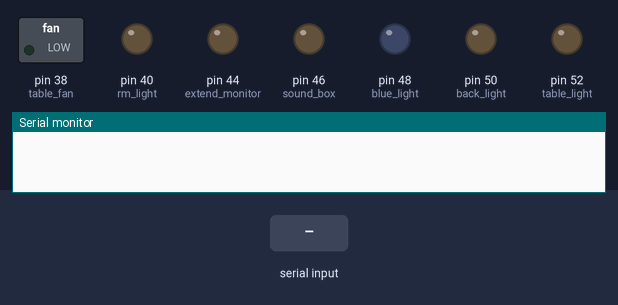
This sketch was run on a simulated Arduino Mega 2560, built with avr-gcc and run on an emulated ATmega2560. On the bench: switched loads named in the sketch (green lamp = pin HIGH), output pins drawn as LEDs (lit = HIGH), the last lines printed to the serial monitor. Inputs (shaded band) come from the test bench.

Above: at 1.2 s.
1.3 s: "50" received over Serial
At 2.5 s:
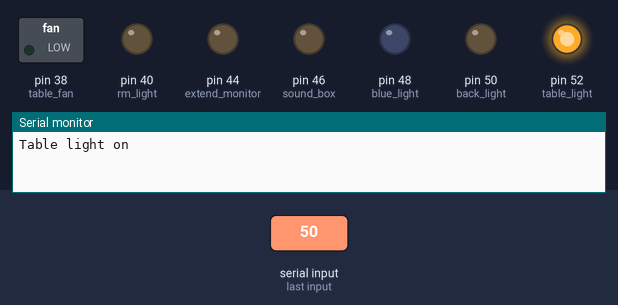
2.8 s: "53" received over Serial
At 3.7 s:
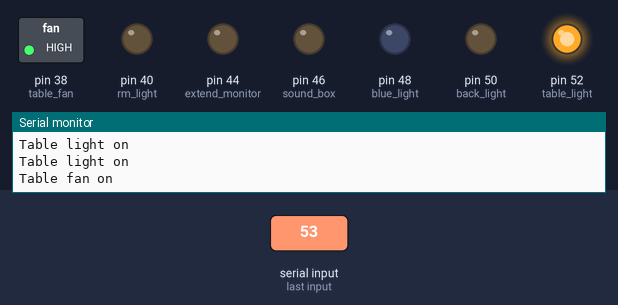
4.3 s: "121" received over Serial
At 4.8 s:
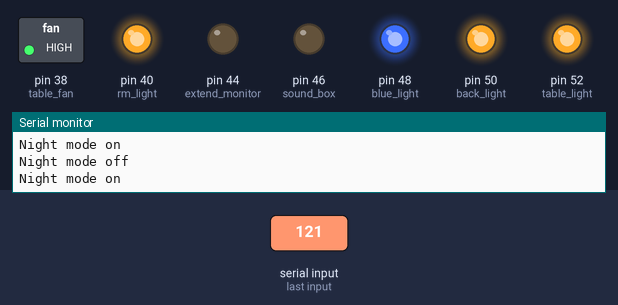
5.8 s: "49" received over Serial
At 7.0 s:
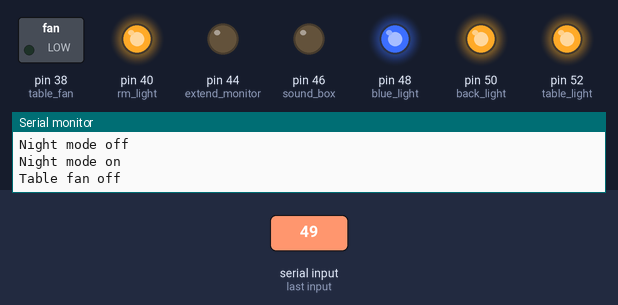
7.3 s: "116" received over Serial
At 8.3 s:
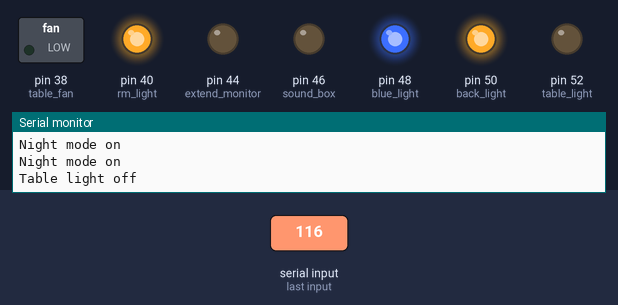
8.8 s: "113" received over Serial
At 9.5 s:
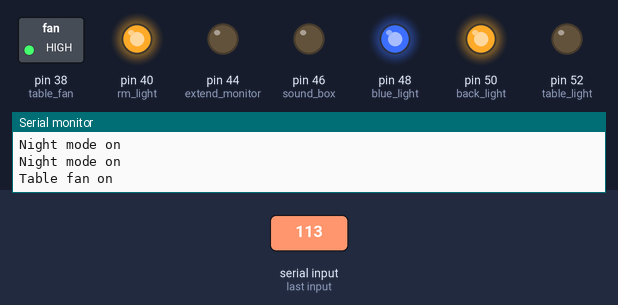
Timing chart, 0 to 11.3 s (numbered marks = the images above; inputs shaded):
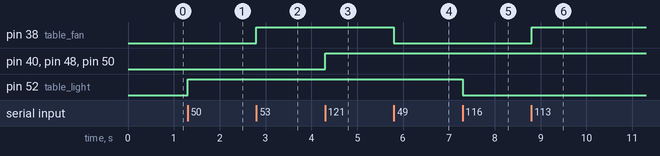

The sketch:

code.ino
```cpp
#define extend_monitor 44 //e/r-101/114

#define table_light 52 //5/6-53/54
#define rm_light 40    //t/y-116/121
#define blue_light 48  //q/w-113/119
#define table_fan 38   //3/4-51/52
#define back_light 50  //7/8-55/56
#define sound_box 46   //u/i-117/105

void setup()
{
  pinMode(extend_monitor, OUTPUT);

  pinMode(table_light, OUTPUT);
  pinMode(rm_light, OUTPUT);
  pinMode(blue_light, OUTPUT);
  pinMode(table_fan, OUTPUT);
  pinMode(back_light, OUTPUT);
  pinMode(sound_box, OUTPUT);

  Serial.begin(9600);
}

void loop()
{

  if (Serial.available() > 0)
  {

    String val = "";

    while (Serial.available() > 0)
    {
      val += String(Serial.read());
    }

    if (val == "49")
    {
      digitalWrite(rm_light, HIGH);   // off
      digitalWrite(blue_light, HIGH); // on
      digitalWrite(back_light, HIGH); // on
      Serial.println("Night mode on");
    }
    else if (val == "50")
    {
      digitalWrite(rm_light, LOW);   // on
      digitalWrite(blue_light, LOW); // off
      digitalWrite(back_light, LOW); // off
      Serial.println("Night mode off");
    }
    else if (val == "53")
    {
      digitalWrite(table_light, HIGH);
      Serial.println("Table light on");
    }
    else if (val == "54")
    {
      digitalWrite(table_light, LOW);
      Serial.println("Table light off");
    }
    else if (val == "121")
    {
      digitalWrite(rm_light, HIGH);
      Serial.println("Room light off");
    }
    else if (val == "116")
    {
      digitalWrite(rm_light, LOW);
      digitalWrite(blue_light, LOW);
      Serial.println("Room light on");
    }
    else if (val == "113")
    {
      digitalWrite(blue_light, HIGH);
      digitalWrite(rm_light, HIGH);
      Serial.println("Blue light on");
    }
    else if (val == "119")
    {
      digitalWrite(blue_light, LOW);
      Serial.println("Blue light off");
    }
    else if (val == "51")
    {
      digitalWrite(table_fan, HIGH);
      Serial.println("Table fan on");
    }
    else if (val == "52")
    {
      digitalWrite(table_fan, LOW);
      Serial.println("Table fan off");
    }
    else if (val == "55")
    {
      digitalWrite(back_light, HIGH);
      Serial.println("Back light on");
    }
    else if (val == "56")
    {
      digitalWrite(back_light, LOW);
      Serial.println("Back light off");
    }
    else if (val == "117")
    {
      digitalWrite(sound_box, HIGH);
      Serial.println("Sound box on");
    }
    else if (val == "105")
    {
      digitalWrite(sound_box, LOW);
      Serial.println("Sound box off");
    }
    else if (val == "101")
    {
      digitalWrite(extend_monitor, LOW);
      Serial.println("Extend monitor on");
    }
    else if (val == "114")
    {
      digitalWrite(extend_monitor, HIGH);
      Serial.println("Extend monitor off");
    }
  }
}
```

Measured:
- after the input at 1.3 s, pin 52 (table_light): LOW → HIGH at once
- after the input at 2.8 s, pin 38 (table_fan): LOW → HIGH at once
- after the input at 4.3 s, pin 40 (rm_light), pin 48 (blue_light), pin 50 (back_light): LOW → HIGH at once
- after the input at 5.8 s, pin 38 (table_fan): HIGH → LOW at once
- after the input at 7.3 s, pin 52 (table_light): HIGH → LOW at once
- after the input at 8.8 s, pin 38 (table_fan): LOW → HIGH at once
